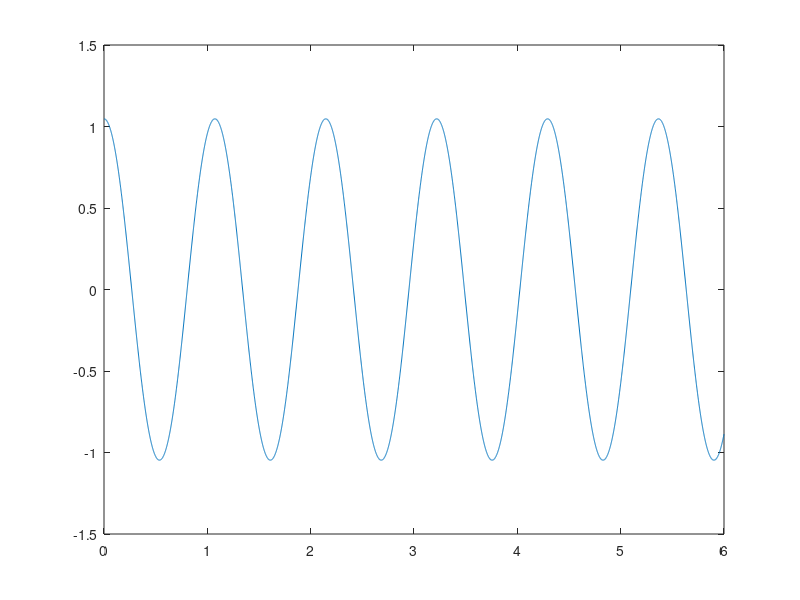
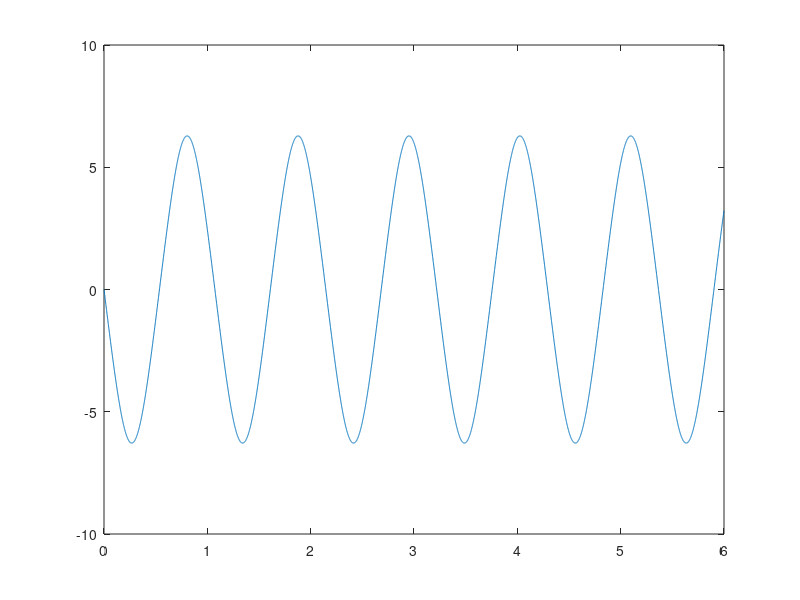
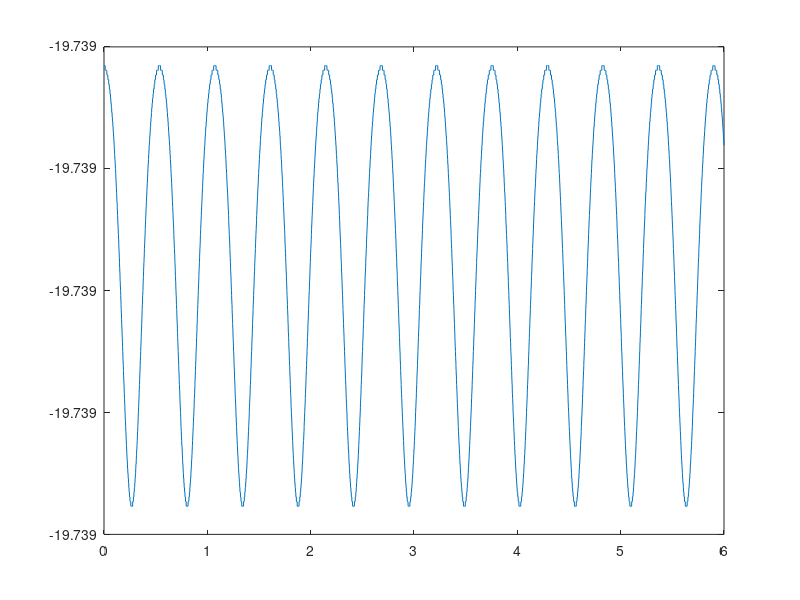

MATLAB code for these plots, in order:
dt1 = 0.001;
T0 = 6;
t1 = (0:dt1:T0)';
np1 = size(t1,1);
q1 = zeros(np1,1);
dq1 = zeros(np1,1);
energ1 = zeros(np1,1);

q0 = pi/3;
dq0 = 0;
w0 = 2*pi;
w0c = w0*w0;

q1(1) = q0;
dq1(1) = dq0;
ddq0c = -w0c*sin(q0);

for inc = 2:np1
    q1(inc) = q1(inc-1)+dt1*dq1(inc-1)+dt1*dt1*0.5*ddq0c;
    ddqc = -w0c*sin(q1(inc));
    dq1(inc) = dq1(inc-1)+0.5*dt1*(ddq0c+ddqc);
    ddq0c = ddqc;
end

energ1 = 0.5*(dq1 .*dq1) - w0c * cos(q1);
figure(1)
plot(t1,q1); 
figure(2)
plot(t1,dq1);  
figure(3)
plot(t1,energ1);